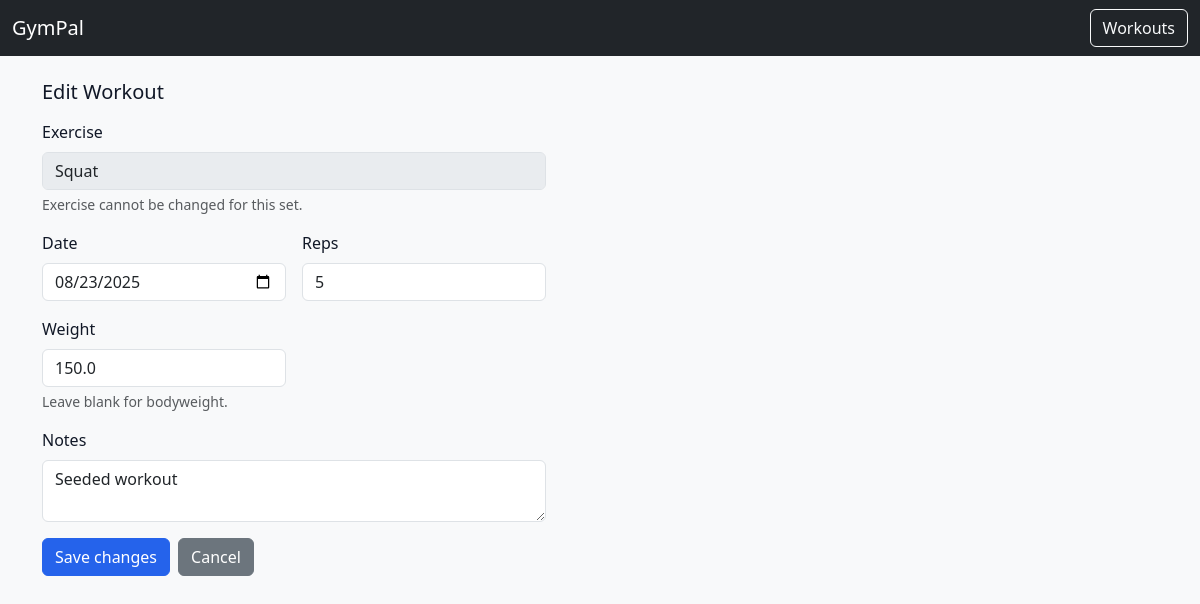
The page /workouts/set/16/edit on the database as committed earlier.
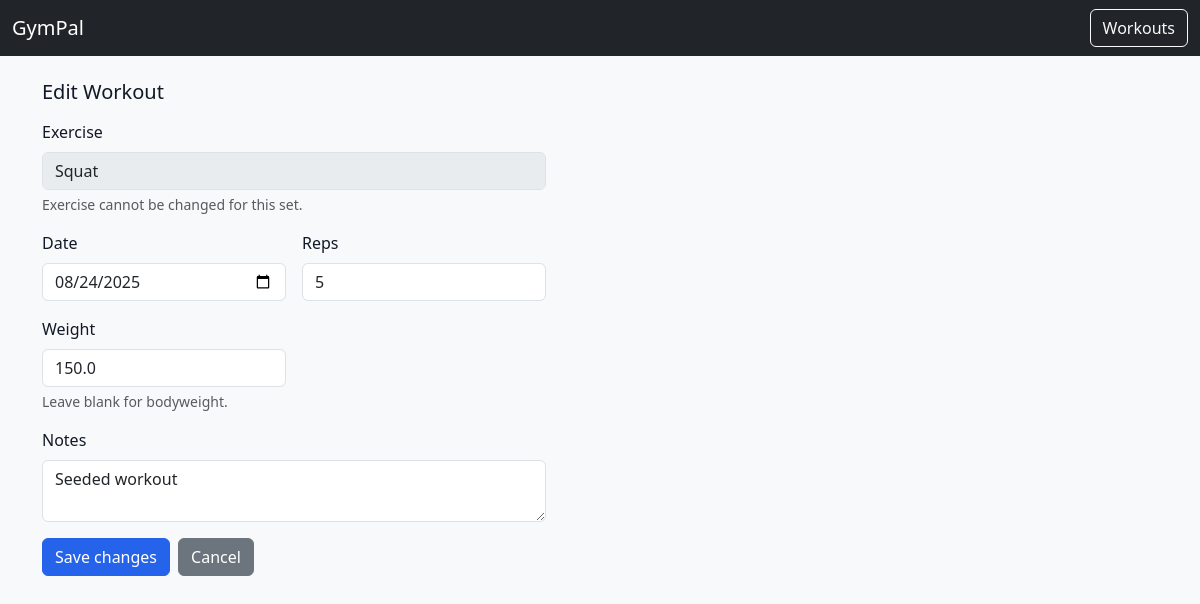
The same page on the database as committed later.
### app.py (models this page shows)
class Base(DeclarativeBase):
    pass

class Workout(Base):
    __tablename__ = "workouts"
    id = Column(Integer, primary_key=True)
    user_id = Column(Integer, ForeignKey("users.id"), nullable=False)
    date = Column(Date, default=date.today)
    notes = Column(String(255), default="")
    user = relationship("User", back_populates="workouts")
    sets = relationship("Set", back_populates="workout", cascade="all, delete-orphan")

### app.py (the view, shortened to what this page needs)
@app.route("/workouts/set/<int:set_id>/edit", methods=["GET", "POST"])
def edit_set(set_id: int):
    db = SessionLocal()
    try:
        user = get_user(db)
        s = db.get(Set, set_id)
        if not s:
            raise NotFound("Set not found")
        w = db.get(Workout, s.workout_id)
        if not w or w.user_id != user.id:
            raise NotFound("Set not found")
        ex_name = s.exercise.name if s.exercise else "Unknown"
        return render_template(
            "workout_edit_set.html",
            set_obj=s, workout=w, exercise_name=ex_name
        )
    finally:
        SessionLocal.remove()

### app.py (called while the page is built)
def get_user(session):
    u = session.query(User).filter_by(email="default@local").first()
    if not u:
        u = User(email="default@local")
        session.add(u); session.commit()
    return u

@app.after_request
def add_security_headers(resp):
    resp.headers["X-Content-Type-Options"] = "nosniff"
    resp.headers["X-Frame-Options"] = "DENY"
    resp.headers["Referrer-Policy"] = "no-referrer"
    resp.headers["Content-Security-Policy"] = (
        "default-src 'self'; "
        "script-src 'self' https://cdn.jsdelivr.net; "
        "style-src 'self' https://cdn.jsdelivr.net; "
        "img-src 'self' data:; "
        "connect-src 'self';"
    )
    return resp

### templates/workout_edit_set.html
{% extends "base.html" %}
{% block content %}
<h1 class="h5 mb-3">Edit Workout</h1>
<form method="post" class="row g-3" style="max-width: 520px;">
  <div class="col-12">
    <label class="form-label">Exercise</label>
    <input type="text" class="form-control" value="{{ exercise_name }}" disabled>
    <div class="form-text">Exercise cannot be changed for this set.</div>
  </div>
  <div class="col-md-6">
    <label for="date" class="form-label">Date</label>
    <input id="date" name="date" type="date" class="form-control"
           value="{{ workout.date.isoformat() }}">
  </div>
  <div class="col-md-6">
    <label for="reps" class="form-label">Reps</label>
    <input id="reps" name="reps" type="number" min="1" step="1" class="form-control"
           value="{{ set_obj.reps }}">
  </div>
  <div class="col-md-6">
    <label for="weight" class="form-label">Weight</label>
    <input id="weight" name="weight" type="number" min="0" step="0.5" class="form-control"
           value="{{ '' if set_obj.weight is none else set_obj.weight }}">
    <div class="form-text">Leave blank for bodyweight.</div>
  </div>
  <div class="col-12">
    <label for="notes" class="form-label">Notes</label>
    <textarea id="notes" name="notes" class="form-control" rows="2">{{ workout.notes or '' }}</textarea>
  </div>
  <div class="col-12 d-flex gap-2">
    <button type="submit" class="btn btn-primary">Save changes</button>
    <a href="{{ url_for('workouts') }}" class="btn btn-secondary">Cancel</a>
  </div>
</form>
{% endblock %}

Rows that differ between the two databases and show on the page:
changed Workout "Seeded workout": date "08/23/2025" → "08/24/2025"
